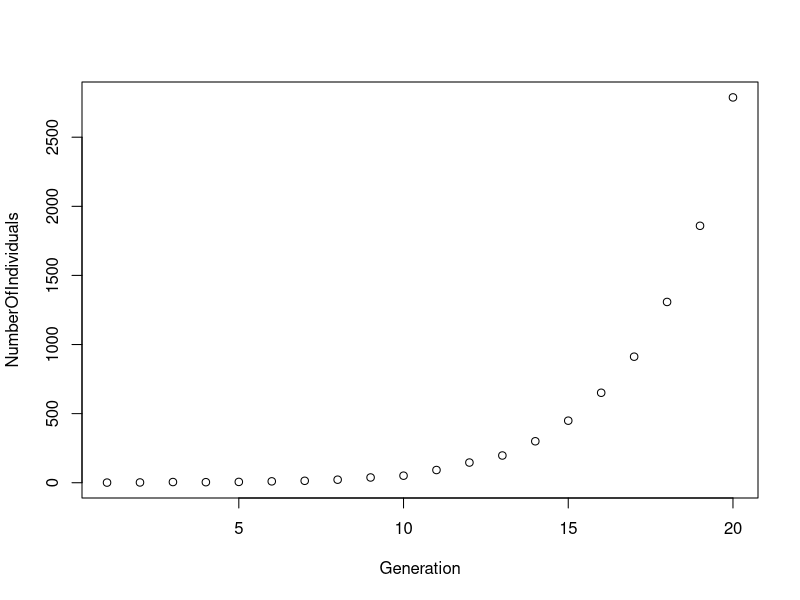

Recreate this plot in R.
# Load necessary libraries
library(ggplot2)
library(dplyr)

# Define the simulation function
simulate_galton_watson <- function(initial_infected = 1, max_generations = 10) {
  set.seed(1)  # For reproducibility
  # Initialize
  generations <- 1:max_generations
  num_individuals <- numeric(max_generations)
  num_individuals[1] <- initial_infected
  
  # Probabilities for number of offspring
  probabilities <- c(1/4, 1/4, 1/4, 1/4)
  
  # Simulation
  for (gen in 2:max_generations) {
    current_population <- num_individuals[gen - 1]
    new_population <- 0
    for (i in 1:current_population) {
      offspring <- sample(0:3, 1, prob = probabilities)
      new_population <- new_population + offspring
    }
    num_individuals[gen] <- new_population
  }
  
  # Return the results as a data frame
  data.frame(Generation = generations, NumberOfIndividuals = num_individuals)
}

# Parameters
initial_infected <- 1
max_generations <- 20

# Run simulation
simulation_results <- simulate_galton_watson(initial_infected, max_generations)

# # Print results
print(simulation_results)

# Plot the results
plot(simulation_results)

